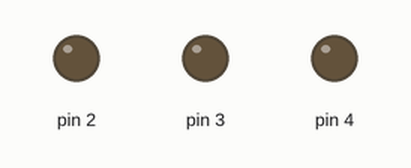
The sketch below on a simulated Arduino Uno, built with avr-gcc and run on an emulated ATmega328P. Shown: output pins drawn as LEDs (lit = HIGH).

Above: at 0.5 s.
At 1.5 s:
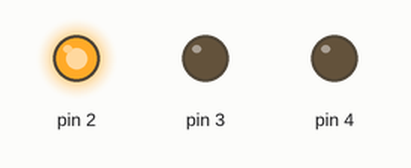
At 2.5 s:
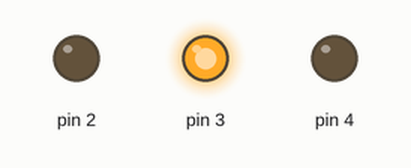
At 3.5 s:
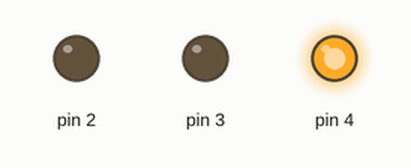
At 4.5 s:
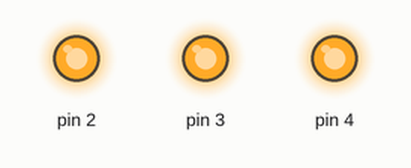
Timing chart, 0 to 6.5 s (numbered marks = the images above):
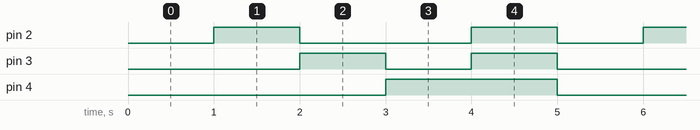

The sketch:

Nov14_RGBLED_V0.ino
```cpp
void setup() {
  // put your setup code here, to run once:
  pinMode(2, OUTPUT);
  pinMode(3, OUTPUT);
  pinMode(4, OUTPUT);
}

void loop() {
  // put your main code here, to run repeatedly:
  digitalWrite(2, LOW);
  digitalWrite(3, LOW);
  digitalWrite(4, LOW);
  delay(1000);

  digitalWrite(2, HIGH);
  digitalWrite(3, LOW);
  digitalWrite(4, LOW);
  delay(1000);

  digitalWrite(2, LOW);
  digitalWrite(3, HIGH);
  digitalWrite(4, LOW);
  delay(1000);

  digitalWrite(2, LOW);
  digitalWrite(3, LOW);
  digitalWrite(4, HIGH);
  delay(1000);

  digitalWrite(2, HIGH);
  digitalWrite(3, HIGH);
  digitalWrite(4, HIGH);
  delay(1000);
}
```

Measured:
- by itself, pin 2: repeats every 5.0 s: LOW 2.0 s, HIGH 1.0 s, LOW 1.0 s, HIGH 1.0 s
- by itself, pin 3: repeats every 5.0 s: LOW 1.0 s, HIGH 1.0 s, LOW 2.0 s, HIGH 1.0 s
- by itself, pin 4: alternates HIGH for 2.0 s and LOW for 3.0 s
